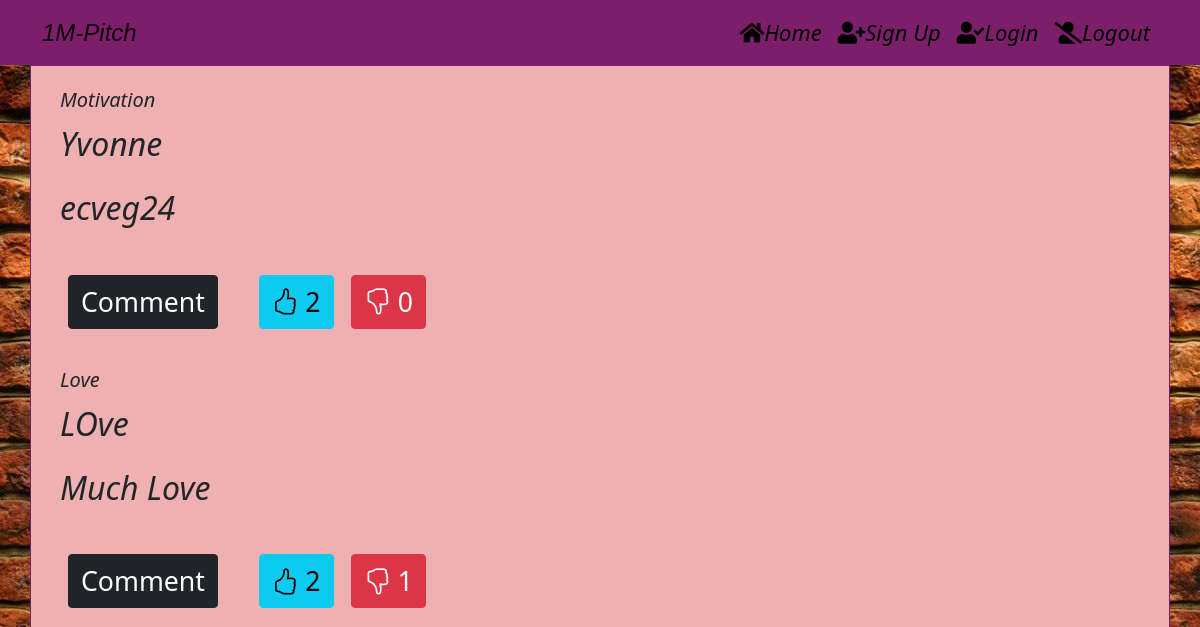
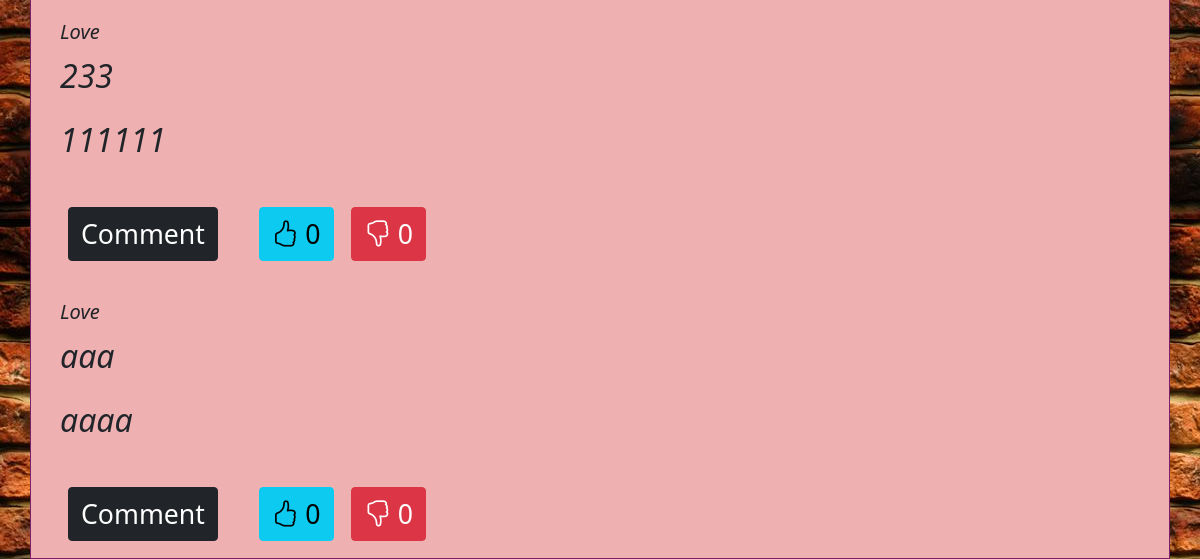
The app's page /pitches (signed in), older data (2 pictures, top to bottom).
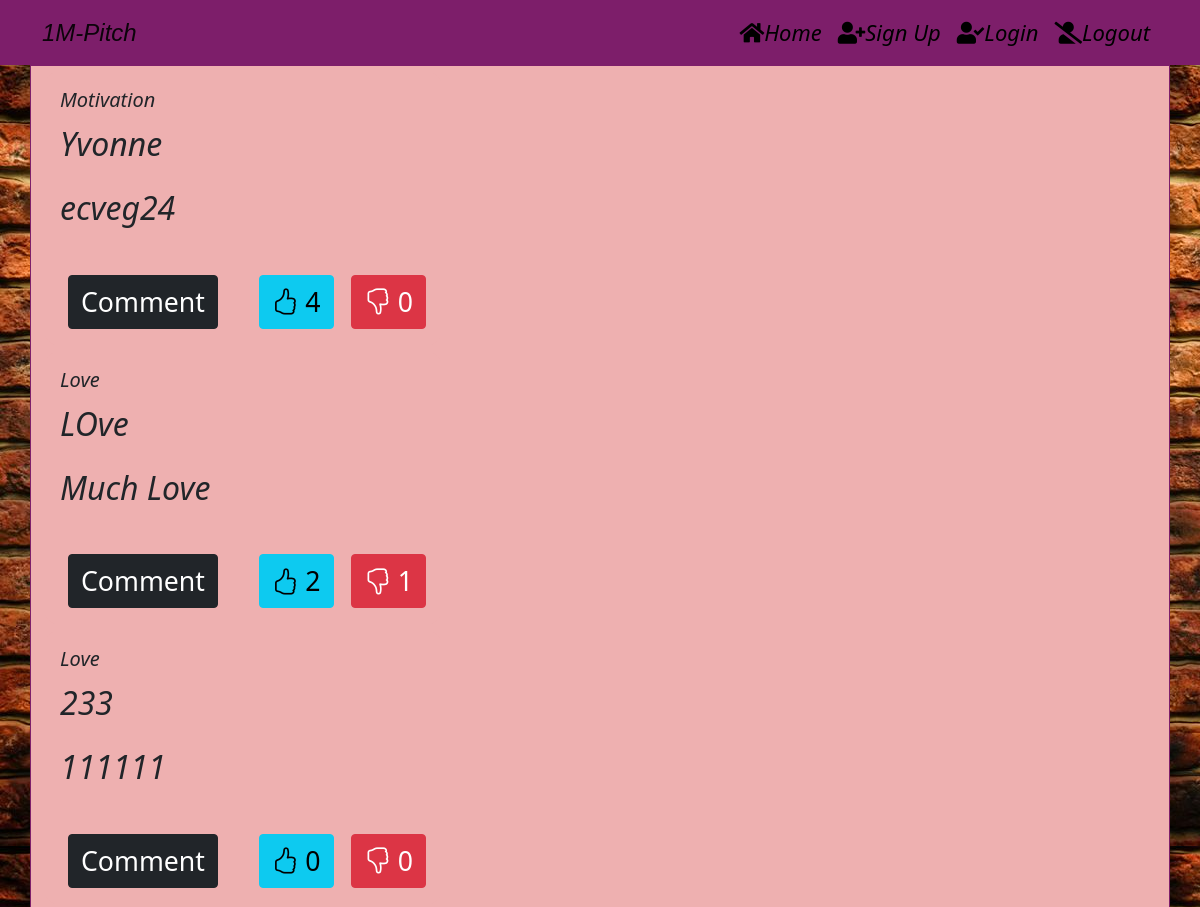
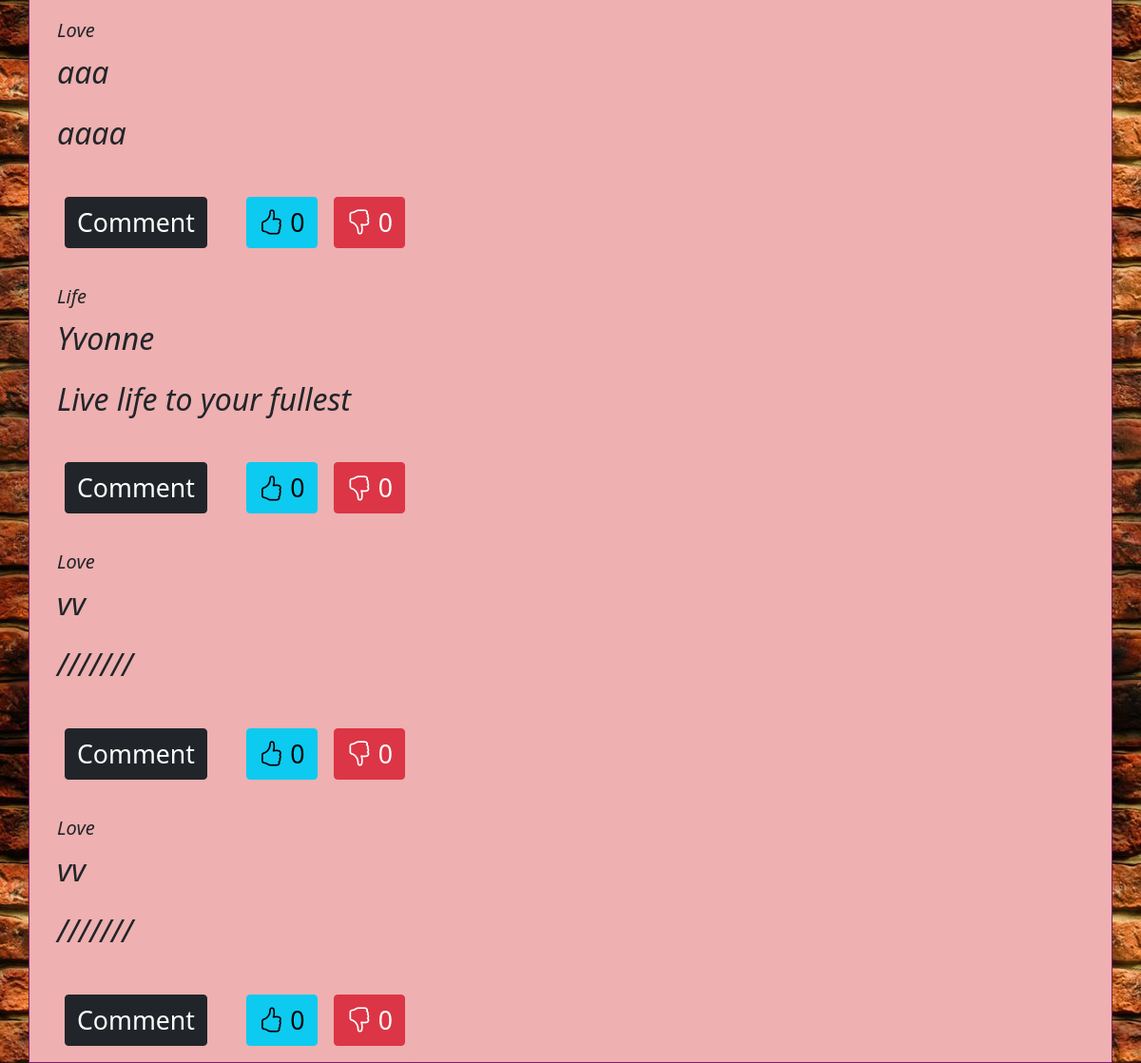
The same page, newer data (2 pictures, top to bottom).
### app/models.py (models this page shows)
class Pitch(db.Model):
    __table_name__ = 'pitches'
    id = db.Column(db.Integer, primary_key=True)
    title = db.Column(db.String(255), nullable=False)
    category = db.Column(db.String(255), nullable=False)
    content = db.Column(db.String(255), nullable=False)
    user_id = db.Column(db.Integer, db.ForeignKey('user.id'))
    comment = db.relationship('Comment', backref='pitch', lazy='dynamic')
    upvotes = db.relationship('UpVote', backref='pitch', lazy='dynamic')
    downvotes = db.relationship('DownVote', backref='pitch', lazy='dynamic')
    date = db.Column(db.DateTime(timezone=True), default=func.now())

### app/main/views.py (the view)
@main.route('/pitches')
@login_required
def pitches():
    pitches = Pitch.query.all()
    for pitch in pitches:
        print(pitch.content)
    return render_template('display_pitch.html', pitches=pitches)

### app/__init__.py (called while the page is built)
def create_app(config_name):  # a method to instantiate our App
    app = Flask(__name__)
    app.config['SECRET_KEY'] = 'SECRET'
    app.config['SQLALCHEMY_DATABASE_URI'] = f'sqlite:///{DB_NAME}'
    db.init_app(app)  # initialise our db
    mail.init_app(app) # initialize our mail
    login_manager = LoginManager()
    login_manager.login_view = 'auth.login'
    login_manager.init_app(app)
    bootstrap = Bootstrap(app)
    @login_manager.user_loader
    def load_user(user_id):
        return User.query.get(int(user_id))
    app.config.from_object(config_options[config_name])
    from .main import main as main_blueprint
    from .auth import auth as auth_blueprint
    app.register_blueprint(main_blueprint)
    app.register_blueprint(auth_blueprint, url_prefix='/')
    from .models import User, Pitch
    create_database(app)
    return app

### app/templates/display_pitch.html
{% extends 'base.html'%}
{% from 'display_pitch_macro.html' import display_pitches%}
{% block content %}
<div>{{ display_pitches(pitches) }}</div>
{% endblock %}

### app/templates/base.html (shortened to what this page needs)
{% extends 'bootstrap/base.html'%}
     {% block styles %}
    <link href="https://cdn.jsdelivr.net/npm/bootstrap@5.0.2/dist/css/bootstrap.min.css" rel="stylesheet">
    <link rel="stylesheet" href="https://cdn.jsdelivr.net/npm/bootstrap-icons@1.8.1/font/bootstrap-icons.css">
    <link rel="stylesheet" href="https://maxcdn.bootstrapcdn.com/font-awesome/4.4.0/css/font-awesome.min.css">
    <link rel="stylesheet" href="{{ url_for('static', filename='css/styles.css')}}">
    <link rel="stylesheet" href="{{ url_for('static', filename='css/signup.css')}}">
    <link rel="stylesheet" href="{{ url_for('static', filename='css/login.css')}}">
    {% endblock %}
{% block navbar %}
{% include 'navbar.html' %}
{% endblock %}

### app/templates/display_pitch_macro.html
{% extends 'base.html' %}
{% macro display_pitches(pitches) %}
<div class="container pitch">
    <div class="row">
        <div class="col-md-4">
           {% if pitches %}
          {% for pitch in pitches %}
           <div class="card pitchCard" style="width: 25rem;">
                <div class="card-body">
                    <h5 class="card-title">{{pitch.category}}</h5>
                    <p>{{pitch.title}}</p>
                    <p>{{pitch.content}}</p>
                    <div class="footer">
                        <div class="comments">
                            <a href="/comment/{{pitch.id}}"><button class="btn btn-dark">Comment</button></a>
                        </div>
                        <div class="votes">
                            <div class="upvote">
                            <a href="/like/{{pitch.id}}"><button class="btn btn-info"><i class="bi bi-hand-thumbs-up"></i> {{pitch.upvotes.count()}}</button></a>
                        </div>
                        <div class="downvote">
                            <a href="/dislike/{{pitch.id}}"><button class="btn btn-danger"><i class="bi bi-hand-thumbs-down"></i> {{pitch.downvotes.count()}}</button></a>
                        </div>
                        </div>
                    </div>
                </div>
           </div>
          {% endfor %}
         {% endif %}
        </div>
    </div>
</div>
{% endmacro %}

### app/templates/navbar.html (shortened to what this page needs)
<!DOCTYPE html>
<html lang="en">
<head>
  <link rel="stylesheet" href="https://use.fontawesome.com/releases/v5.13.0/css/all.css">
</head>
<body>
<nav class="navbar navbar-expand-lg navbar-light" style="background-color: #7D1E6A">
    <div class="container">
      <a class="navbar-brand" href="#" style="font-family: 'Orbitron', sans-serif; font-size:24px">1M-Pitch</a>
      <div class="collapse navbar-collapse" id="navbarNav">
        <ul class="navbar-nav ms-auto">
            <li class="nav-item">
            <a class="nav-link"  href="/" style="font-size: 22px;"><i class="fa fa-home w3-margin-right"></i>Home</a>
          </li>
          <li class="nav-item">
            <a class="nav-link" href="/sign-up" style="font-size: 22px;"><i class="fa fa-user-plus"></i>Sign Up</a>
          </li>
          <li class="nav-item">
            <a class="nav-link"  href="/login" style="font-size: 22px;"><i class="fa fa-user-check"></i>Login</a>
          </li>
            <li class="nav-item">
            <a class="nav-link" href="/logout" style="font-size: 22px;"><i class="fa fa-user-slash"></i>Logout</a>
          </li>
        </ul>
      </div>
    </div>
  </nav>
</body>
</html>

### app/static/css/styles.css (style rules this page uses)
.navbar { width: 100%; }
.nav-link { color: black !important; }
.card { background-color: #EEB0B0; border: 1px solid #EEB0B0; margin-top: 5px; }
.card-body { padding: 1rem; }
body { font-style: italic; font-size: 2.0rem; background-image: url('static/css/brick.jpg') }
.btn { margin-left: 0.3em; font-size: smaller; margin-top: 1em; }
.pitch { display: flex; align-items: center; justify-content: space-between; border: 1px solid #7D1E6A; background-color: #EEB0B0; }
.footer { display: flex; align-items: center; justify-content: space-between; }
.votes { display: flex; }
.pitchCard { border-radius: 0.5em; }
.downvote { margin-left: 0.3em; }

Row changes from the older to the newer data that the page shows:
computed for Pitch "ecveg24": upvotes.count "2" → "4"
added Pitch: category "Life", title "Yvonne", content "Live life to your fullest", upvotes.count "0", downvotes.count "0"
added Pitch: category "Love", title "vv", content "///////", upvotes.count "0", downvotes.count "0"
added Pitch: category "Love", title "vv", content "///////", upvotes.count "0", downvotes.count "0"
